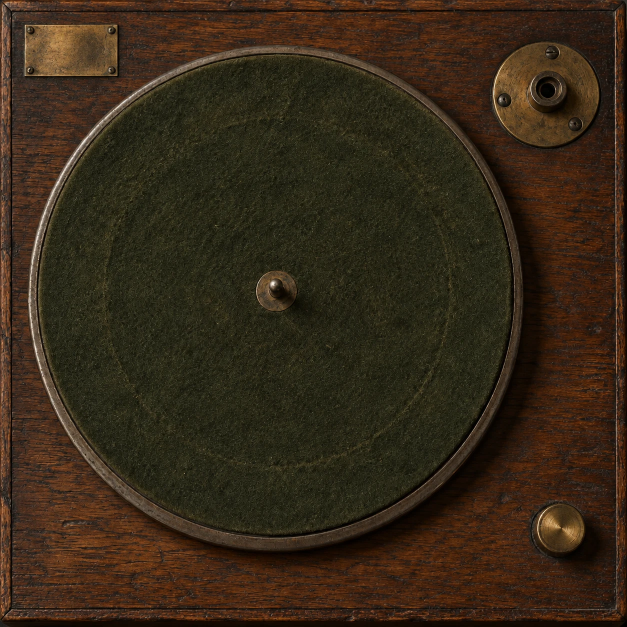
#> input picture art/phonograph/turntable.webp, 1254 x 1254 px (shown at 1/2 size)
$ python import_objects.py
#> lines starting #> are read from the running program, lines starting #| are printed output that depends on the picture; after the words box and inside, x2 and y2 are one past the last pixel; in counts of white or black regions, pixels touching at a corner belong together
#> in turntable, src is the input picture: PIL image 1254x1254 RGB; mean R, G, B 54.1, 40.6, 23.9
#!/usr/bin/env python3
"""Turn the phonograph and typewriter artwork into the shell's assets.

    python3 tools/import_objects.py

    art/phonograph/turntable.webp   the turntable deck from straight above,
                                    square, the plinth filling the frame
    art/phonograph/tonearm.webp     the tone arm from above, horizontal, on white
    art/typewriter/typewriter.webp  the typewriter from the front, on white

Writes dotfiles/.config/quickshell/assets/phonograph/turntable.jpg and
tonearm.png, and assets/typewriter/typewriter.png: toned to sit on the
pencil-and-grey desk like the drawer, the white keyed out (a grey shadow
on the white kept as a soft transparent shadow). The frames are kept as
they are, so the places measured on the originals (printed below, and
written into Turntable.qml and Typewriter.qml) still hold.
"""
import pathlib

import numpy as np
from PIL import Image, ImageDraw

ROOT = pathlib.Path(__file__).resolve().parent.parent
ART = ROOT / "art"
ASSETS = ROOT / "dotfiles" / ".config" / "quickshell" / "assets"

WOOD_TONE = dict(saturation=0.72, contrast=0.9, lift=8)
BRASS_TONE = dict(saturation=0.7, contrast=0.92, lift=4)
ENAMEL_TONE = dict(saturation=0.78, contrast=0.92, lift=6)


def tone(img, saturation, contrast, lift):
    """Less colour, a little less contrast, a little lighter (alpha kept)."""
#> called with saturation = 0.72, contrast = 0.9, lift = 8
    a = np.asarray(img).astype(np.float32)
    rgb = a[..., :3]
    lum = rgb @ np.array([0.299, 0.587, 0.114], np.float32)
    rgb = lum[..., None] + (rgb - lum[..., None]) * saturation
    mean = lum.mean()
#> mean = 42.7
    rgb = mean + (rgb - mean) * contrast + lift
    a[..., :3] = np.clip(rgb, 0, 255)
    return Image.fromarray(a.astype(np.uint8), img.mode)


def keyed(path, floor=None):
    """The object on white: the white around it (reached from the frame's
    edges, so the chrome's highlights stay) made transparent; its grey
    shadow on the white kept as a soft dark shadow. Below `floor` (a row),
    where it stands, any plain grey reached from the white is shadow too."""
    im = Image.open(path).convert("RGB")
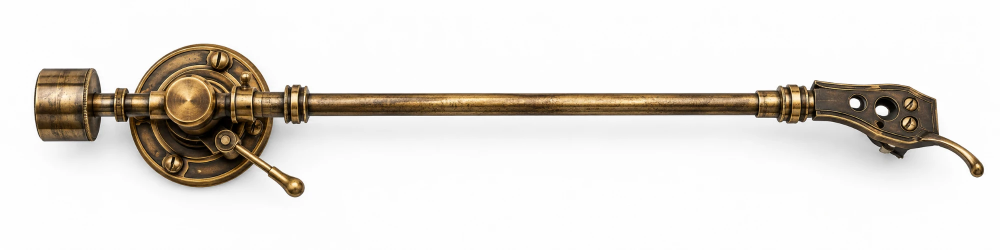
#> input picture art/phonograph/tonearm.webp, 2000 x 500 px (shown at 1/2 size)
#> im is the input picture: PIL image 2000x500 RGB; mean R, G, B 227.6, 223.4, 218.2
    a = np.asarray(im).astype(np.int16)
#> a: shape (500, 2000, 3) int16
    lo, hi = a.min(axis=2), a.max(axis=2)
    lum = a.mean(axis=2)
#> lum: shape (500, 2000) float64
    paper = (lo > 190) & (hi - lo < 22)
#> paper: shape (500, 2000) bool; 82.7% white; 7 black regions (6 under 20 px), largest, box (x1, y1, x2, y2) and area: (68, 87, 1968, 395) 172570
    if floor is not None:
        below = np.zeros_like(paper)
        below[floor:] = True
        paper |= below & (lum > 100) & (hi - lo < 14)
    paper = paper.astype(np.uint8) * 255
    mask = Image.fromarray(paper, "L").copy()   # (a copy: fromarray may share the read-only buffer)
    w, h = mask.size
#> w = 2000; h = 500
    seeds = [(x, 0) for x in range(0, w, 4)] + [(x, h - 1) for x in range(0, w, 4)] \
        + [(0, y) for y in range(0, h, 4)] + [(w - 1, y) for y in range(0, h, 4)]
    for s in seeds:
        if mask.getpixel(s) == 255:
            ImageDraw.floodfill(mask, s, 128)
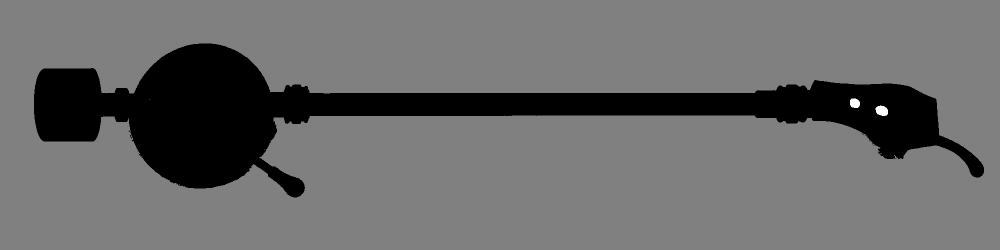
#> mask: PIL image 2000x500 L (shown at 1/2 size); min 0, max 255, mean 106
    around = np.asarray(mask) == 128
#> around: shape (500, 2000) bool; 82.7% white; 7 black regions (6 under 20 px), largest, box (x1, y1, x2, y2) and area: (68, 87, 1968, 395) 173333
    alpha = np.full(lum.shape, 255.0)
    shade = np.clip((250 - lum) / 110, 0, 1) * 0.7
    alpha[around] = shade[around] * 255
    rgb = a.astype(np.float32)
#> rgb: shape (500, 2000, 3) float32
    rgb[around] = (22, 20, 18)
    out = np.dstack([rgb, alpha]).astype(np.uint8)
#> out: shape (500, 2000, 4)
    return Image.fromarray(out, "RGBA")


def turntable():
    src = Image.open(ART / "phonograph" / "turntable.webp").convert("RGB")
    out = tone(src, **WOOD_TONE).resize((1140, 1140), Image.Resampling.LANCZOS)
    dst = ASSETS / "phonograph" / "turntable.jpg"
    dst.parent.mkdir(parents=True, exist_ok=True)
    out.save(dst, quality=90)
    # measured on the 1254 px original: the spindle (552, 582), the felt
    # 452 px round it, the arm's mount (1093, 183), the knob (1120, 1060)
    # r 48, the brass plate (50, 50)-(237, 152)
    print("turntable:", dst.relative_to(ROOT))


def tonearm():
    img = tone(keyed(ART / "phonograph" / "tonearm.webp"), **BRASS_TONE)
#> call 2 of tone, with saturation = 0.7, contrast = 0.92, lift = 4
#> in tone (call 2), `lum = rgb @ np.array([0.299, 0.587, 0.114], np.float32)`:
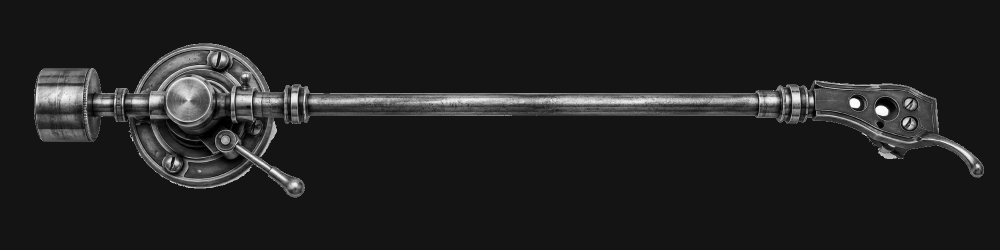
#> lum: shape (500, 2000) float32 (shown at 1/2 size); min 0, max 255, mean 33.4
#> in tone (call 2), `mean = lum.mean()`: mean = 33.44
    # 2000 x 500, pivot (383, 200), stylus (1770, 240): kept at 0.447
    out = img.resize((894, 224), Image.Resampling.LANCZOS)
#> out: PIL image 894x224 RGBA
    dst = ASSETS / "phonograph" / "tonearm.png"
    out.save(dst, optimize=True)
    print("tone arm:", dst.relative_to(ROOT))


def typewriter():
    img = tone(keyed(ART / "typewriter" / "typewriter.webp", floor=930), **ENAMEL_TONE)
#> call 2 of keyed, with floor = 930
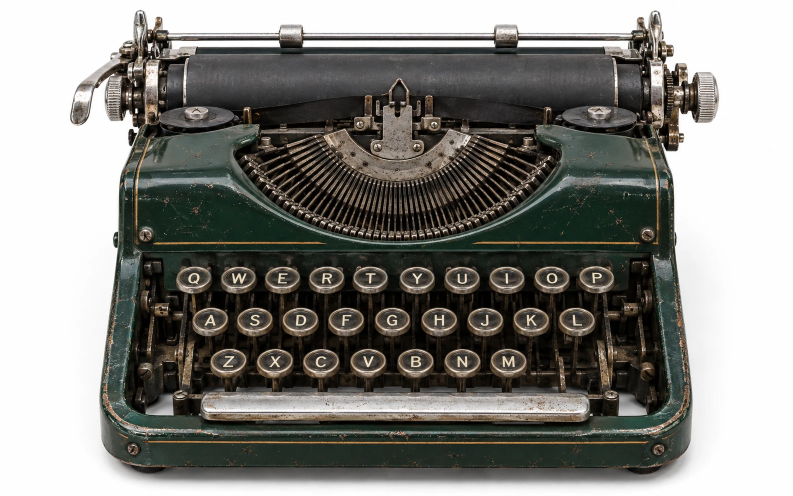
#> input picture art/typewriter/typewriter.webp, 1586 x 992 px (shown at 1/2 size)
#> in keyed, im is the input picture: PIL image 1586x992 RGB; mean R, G, B 132.8, 132.1, 127.6
#> in keyed (call 2), `paper = (lo > 190) & (hi - lo < 22)`: paper: shape (992, 1586) bool; 36.5% white; 1030 white regions (937 under 20 px), largest, box (x1, y1, x2, y2) and area: (0, 0, 1586, 992) 538469, (408, 803, 1172, 827) 10816, (606, 81, 990, 94) 4967
#> in keyed (call 2), `paper |= below & (lum > 100) & (hi - lo < 14)`:
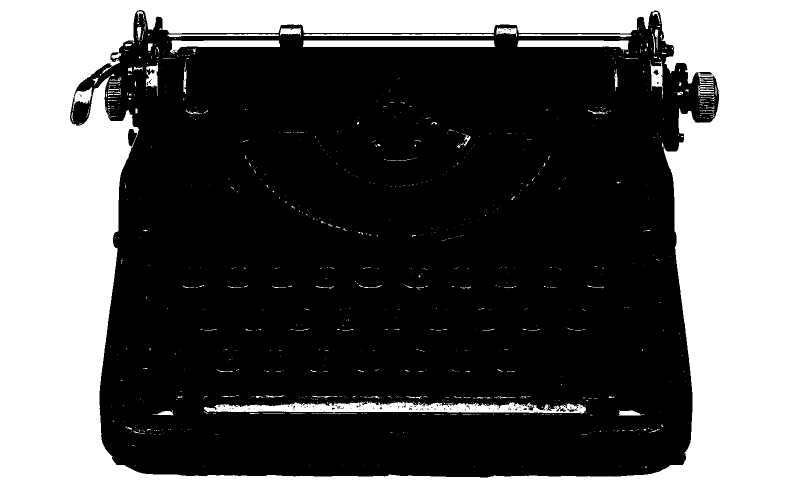
#> paper: shape (992, 1586) bool (shown at 1/2 size); 37.4% white; 1041 white regions (948 under 20 px), largest, box (x1, y1, x2, y2) and area: (0, 0, 1586, 992) 553433, (408, 803, 1172, 827) 10816, (606, 81, 990, 94) 4967
#> after the loop in keyed (call 2), `for s in seeds:`:
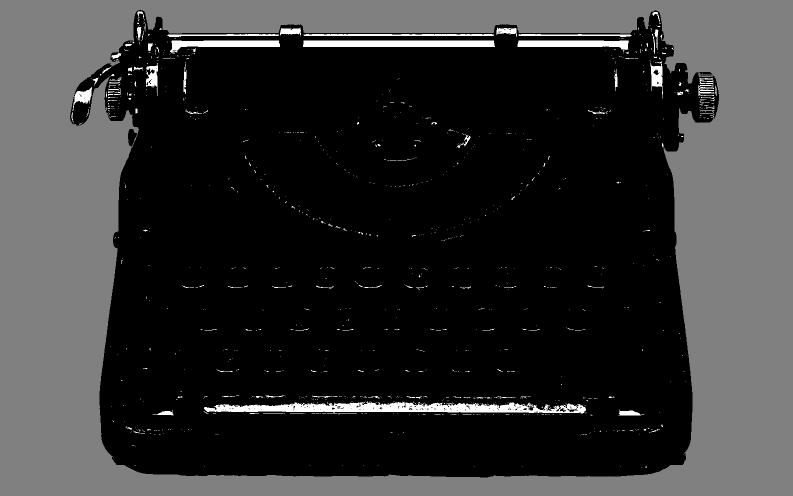
#> mask: PIL image 1586x992 L (shown at 1/2 size); min 0, max 255, mean 50.8
#> in keyed (call 2), `around = np.asarray(mask) == 128`: around: shape (992, 1586) bool; 35.2% white; 1 white region, box (x1, y1, x2, y2) and area: (0, 0, 1586, 992) 553393
#> call 3 of tone, with saturation = 0.78, contrast = 0.92, lift = 6
#> in tone (call 3), `lum = rgb @ np.array([0.299, 0.587, 0.114], np.float32)`:
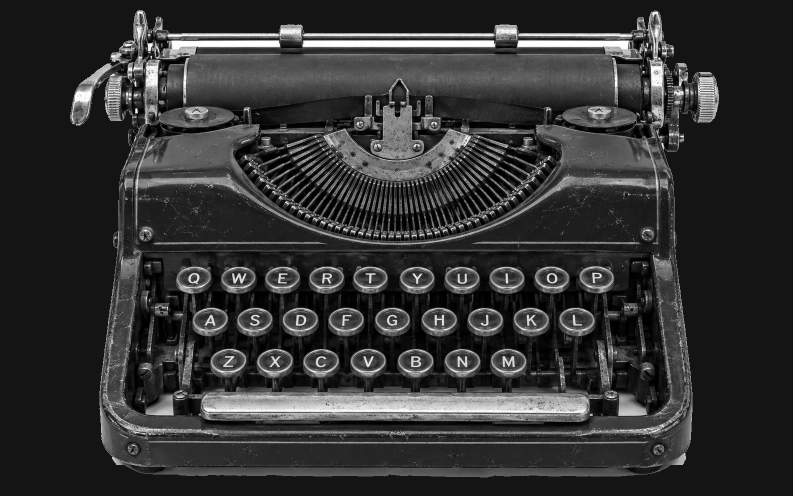
#> lum: shape (992, 1586) float32 (shown at 1/2 size); min 0, max 255, mean 51.4
#> in tone (call 3), `mean = lum.mean()`: mean = 51.43
    dst = ASSETS / "typewriter" / "typewriter.png"
    dst.parent.mkdir(parents=True, exist_ok=True)
    img.save(dst, optimize=True)
    # measured on the 1586 x 992 original: keys QWERTYUIOP x 388..1192 at
    # y 557, ASDFGHJKL 420..1153 at 641, ZXCVBNM 455..1017 at 722, r 34;
    # the space bar (402, 785)-(1180, 840); the type guide (782, 200); the
    # platen's top y 95
    print("typewriter:", dst.relative_to(ROOT))


if __name__ == "__main__":
    turntable()
    tonearm()
    typewriter()
